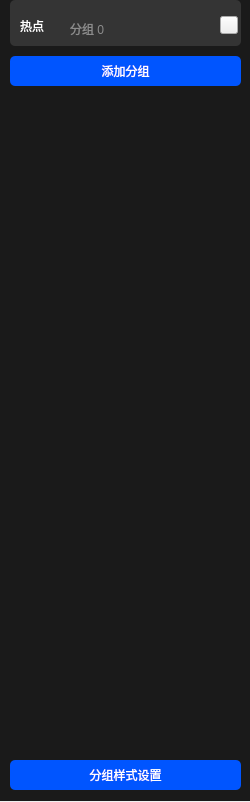
<?xml version="1.0" encoding="UTF-8"?>
<ui version="4.0">
 <class>project_edit_hotpoint_groupClass</class>
 <widget class="QWidget" name="project_edit_hotpoint_groupClass">
  <property name="geometry">
   <rect>
    <x>0</x>
    <y>0</y>
    <width>250</width>
    <height>802</height>
   </rect>
  </property>
  <property name="windowTitle">
   <string>project_edit_hotpoint_group</string>
  </property>
  <widget class="QLabel" name="label">
   <property name="geometry">
    <rect>
     <x>190</x>
     <y>96</y>
     <width>51</width>
     <height>30</height>
    </rect>
   </property>
   <property name="styleSheet">
    <string notr="true">background-color: rgb(52, 52, 52);
border-radius:5px;</string>
   </property>
   <property name="text">
    <string/>
   </property>
  </widget>
  <widget class="QPushButton" name="pushButton_exit">
   <property name="geometry">
    <rect>
     <x>220</x>
     <y>16</y>
     <width>18</width>
     <height>18</height>
    </rect>
   </property>
   <property name="styleSheet">
    <string notr="true"/>
   </property>
   <property name="text">
    <string/>
   </property>
  </widget>
  <widget class="QLabel" name="label_hp">
   <property name="geometry">
    <rect>
     <x>20</x>
     <y>10</y>
     <width>51</width>
     <height>31</height>
    </rect>
   </property>
   <property name="styleSheet">
    <string notr="true">background-color: rgba(255, 255, 255,0);
color: rgb(255, 255, 255);
font: 14pt &quot;微软雅黑&quot;;</string>
   </property>
   <property name="text">
    <string>热点</string>
   </property>
  </widget>
  <widget class="QLabel" name="label_bg">
   <property name="geometry">
    <rect>
     <x>0</x>
     <y>0</y>
     <width>250</width>
     <height>801</height>
    </rect>
   </property>
   <property name="styleSheet">
    <string notr="true">background-color: rgb(26, 26, 26);</string>
   </property>
   <property name="text">
    <string/>
   </property>
  </widget>
  <widget class="QLabel" name="label_groupNum">
   <property name="geometry">
    <rect>
     <x>70</x>
     <y>13</y>
     <width>101</width>
     <height>31</height>
    </rect>
   </property>
   <property name="styleSheet">
    <string notr="true">background-color: rgba(255, 255, 255,0);
color:rgb(140, 140, 140);
font: 10pt &quot;微软雅黑&quot;;</string>
   </property>
   <property name="text">
    <string>分组 0</string>
   </property>
  </widget>
  <widget class="CustomListWidget" name="listWidget">
   <property name="geometry">
    <rect>
     <x>5</x>
     <y>90</y>
     <width>251</width>
     <height>661</height>
    </rect>
   </property>
   <property name="styleSheet">
    <string notr="true">background-color: rgb(26, 26, 26);
border:0px;</string>
   </property>
  </widget>
  <widget class="QPushButton" name="pushButton_style">
   <property name="geometry">
    <rect>
     <x>218</x>
     <y>105</y>
     <width>18</width>
     <height>18</height>
    </rect>
   </property>
   <property name="text">
    <string/>
   </property>
  </widget>
  <widget class="QPushButton" name="pushButton_add">
   <property name="geometry">
    <rect>
     <x>10</x>
     <y>56</y>
     <width>231</width>
     <height>30</height>
    </rect>
   </property>
   <property name="styleSheet">
    <string notr="true">color: rgb(255, 255, 255);
background-color: rgb(0, 85, 255);
border-radius:5px;</string>
   </property>
   <property name="text">
    <string>添加分组</string>
   </property>
  </widget>
  <widget class="QLabel" name="label_bg_2">
   <property name="geometry">
    <rect>
     <x>10</x>
     <y>0</y>
     <width>231</width>
     <height>46</height>
    </rect>
   </property>
   <property name="styleSheet">
    <string notr="true">background-color: rgb(52, 52, 52);
border-radius:5px;</string>
   </property>
   <property name="text">
    <string/>
   </property>
  </widget>
  <widget class="QPushButton" name="pushButton_groupStyle">
   <property name="geometry">
    <rect>
     <x>10</x>
     <y>760</y>
     <width>231</width>
     <height>30</height>
    </rect>
   </property>
   <property name="styleSheet">
    <string notr="true">color: rgb(255, 255, 255);
background-color: rgb(0, 85, 255);
border-radius:5px;</string>
   </property>
   <property name="text">
    <string>分组样式设置</string>
   </property>
  </widget>
  <zorder>label_bg</zorder>
  <zorder>label_bg_2</zorder>
  <zorder>label</zorder>
  <zorder>pushButton_exit</zorder>
  <zorder>label_hp</zorder>
  <zorder>label_groupNum</zorder>
  <zorder>pushButton_style</zorder>
  <zorder>pushButton_add</zorder>
  <zorder>listWidget</zorder>
  <zorder>pushButton_groupStyle</zorder>
 </widget>
 <layoutdefault spacing="6" margin="11"/>
 <customwidgets>
  <customwidget>
   <class>CustomListWidget</class>
   <extends>QListWidget</extends>
   <header>CustomListWidget.h</header>
  </customwidget>
 </customwidgets>
 <resources/>
 <connections/>
</ui>
